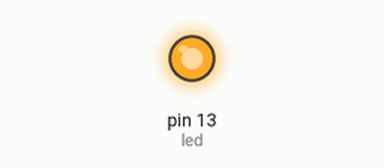
This sketch was run on a simulated Arduino Uno, built with avr-gcc and run on an emulated ATmega328P. Parts: output pins drawn as LEDs (lit = HIGH).

Above: at 1.1 s.
At 3.3 s:
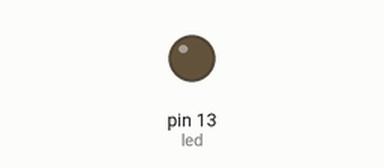
Timing chart, 0 to 5.6 s (numbered marks = the images above):
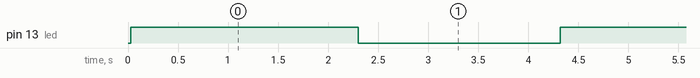

Measured:
- by itself, pin 13 (led): alternates HIGH for 2.3 s and LOW for 2.0 s

The sketch:

rp2040-test-led.ino
```cpp
// Using Raspberry Pi Pico in Arduino:
//  https://randomnerdtutorials.com/programming-raspberry-pi-pico-w-arduino-ide/
//
// Using it:
//   Tools > Board > Raspberry Pi RP2040 Boards > Raspberry Pi Pico
//

// LED_BUILTIN in connected to pin 25 of the RP2040 chip.
// It controls the on board LED, at the top-left corner.

int led = LED_BUILTIN;         // the PWM pin the LED is attached to
int brightness = 120;  // how bright the LED is
int fadeAmount = 1;  // how many points to fade the LED by

void setup() {
  pinMode(led, OUTPUT);
}

// the loop routine runs over and over again forever:
void loop() {
  analogWrite(led, min(254, max(brightness, 10))/1 +1);

  brightness = brightness + fadeAmount;

  if (brightness <= 0 || brightness >= 255+30) {
    fadeAmount = -fadeAmount;
    delay(1000);
  }
  delay(4);
}
```
